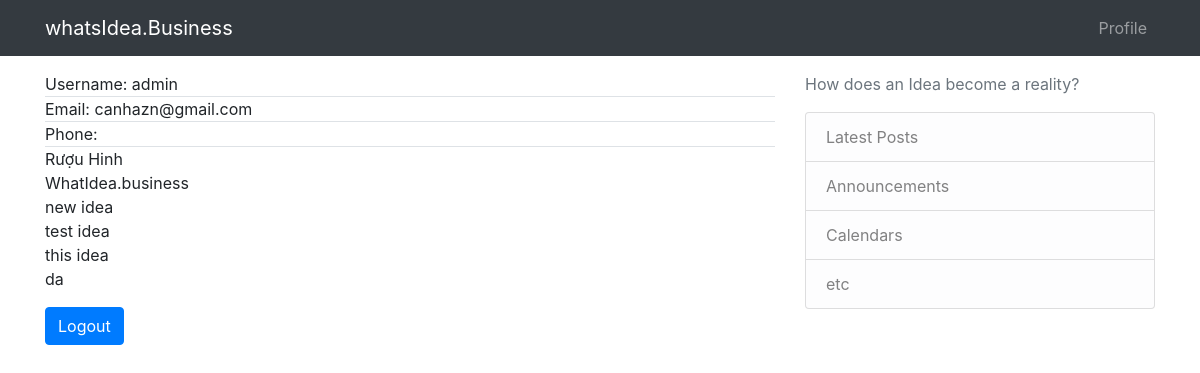
The page /profile-setting/ (signed in) on the database its author committed.
### core/models.py (models this page shows)
class Idea(models.Model):
    user = models.ManyToManyField(User)
    title = models.CharField(max_length=500)
    slug = models.SlugField(max_length=500, unique=True)
    problem = models.TextField()
    solution = models.TextField()
    is_publish = models.BooleanField(default=True)
    is_success = models.BooleanField(default=False)
    address = models.CharField(max_length=200, blank=True)
    phone = models.CharField(max_length=12, blank=True)
    website = models.CharField(max_length=30, blank=True)
    corver_image = models.ImageField(upload_to="media/", blank=True)
    date_created = models.DateTimeField(auto_now_add=True)
    def __str__(self):
        return str(self.title)

### user/views.py (the view)
# urls.py: path('profile-setting/', views.profileSetting, name="profile-setting-page")
@login_required()
def profileSetting(request):
    context = {
    }
    return render(request, 'user-profile-setting.html', context)

### templates/user-profile-setting.html (shortened to what this page needs)
{% extends 'base.html' %}
{%load static %}
{% load crispy_forms_tags %}
{% block content %}
<main>
    <div class="">
        <div class="border-bottom">
            Username: {{ user.username }}
        </div>
        <div class="border-bottom">
            Email: {{ user.email }}
        </div>
        <div class="border-bottom">
            Phone: {{ user.phone }}
        </div>
    </div>
    <div>
        {% for idea in user.idea_set.all %}
            {{ idea }} <br>
        {% endfor %}
    </div>
    <a href="{% url 'user-logout' %}" class="btn btn-primary my-3">Logout</a>
</main>
{% endblock content %}

### rows shown on the page
Idea: title "Rượu Hinh"
Idea: title "WhatIdea.business"
Idea: title "new idea"
Idea: title "test idea"
Idea: title "this idea"
Idea: title "da"

### other values the page prints
{{ user.username }} "admin"
{{ user.email }} "canhazn@gmail.com"
